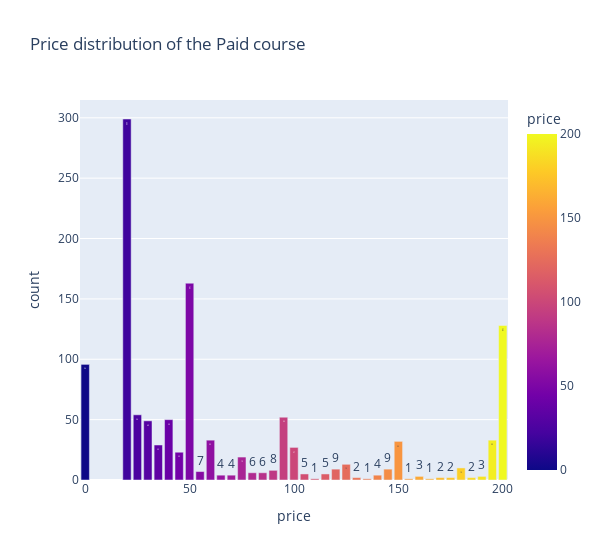

Here is the notebook cell this chart was saved with:
### Code cell
p=pd.crosstab(df[df["subject"]=="Business Finance"].is_paid,df.price).stack().reset_index(name='count')
fig=px.bar(p,x='price',y='count',text='count',color='price',title='Price distribution of the Paid course')
fig.update_layout(showlegend=False, width=600)
fig.show()

### Figure 1 — Plotly figure (JSON) as saved in the notebook; plotly's stock layout.template omitted (floating-point values rounded to 4 significant figures)
{"data": [{"alignmentgroup": "True", "hovertemplate": "price=%{marker.color}<br>count=%{text}<extra></extra>", "legendgroup": "", "marker": {"color": [0, 20, 25, 30, 35, 40, 45, 50, 55, 60, 65, 70, 75, 80, 85, 90, 95, 100, 105, 110, 115, 120, 125, 130, 135, 140, 145, 150, 155, 160, 165, 170, 175, 180, 185, 190, 195, 200, 0, 20, 25, 30, 35, 40, 45, 50, 55, 60, 65, 70, 75, 80, 85, 90, 95, 100, 105, 110, 115, 120, 125, 130, 135, 140, 145, 150, 155, 160, 165, 170, 175, 180, 185, 190, 195, 200], "coloraxis": "coloraxis"}, "name": "", "offsetgroup": "", "orientation": "v", "showlegend": false, "text": [96, 0, 0, 0, 0, 0, 0, 0, 0, 0, 0, 0, 0, 0, 0, 0, 0, 0, 0, 0, 0, 0, 0, 0, 0, 0, 0, 0, 0, 0, 0, 0, 0, 0, 0, 0, 0, 0, 0, 299, 54, 49, 29, 50, 23, 163, 7, 33, 4, 4, 19, 6, 6, 8, 52, 27, 5, 1, 5, 9, 13, 2, 1, 4, 9, 32, 1, 3, 1, 2, 2, 10, 2, 3, 33, 128], "textposition": "auto", "type": "bar", "x": [0, 20, 25, 30, 35, 40, 45, 50, 55, 60, 65, 70, 75, 80, 85, 90, 95, 100, 105, 110, 115, 120, 125, 130, 135, 140, 145, 150, 155, 160, 165, 170, 175, 180, 185, 190, 195, 200, 0, 20, 25, 30, 35, 40, 45, 50, 55, 60, 65, 70, 75, 80, 85, 90, 95, 100, 105, 110, 115, 120, 125, 130, 135, 140, 145, 150, 155, 160, 165, 170, 175, 180, 185, 190, 195, 200], "xaxis": "x", "y": [96, 0, 0, 0, 0, 0, 0, 0, 0, 0, 0, 0, 0, 0, 0, 0, 0, 0, 0, 0, 0, 0, 0, 0, 0, 0, 0, 0, 0, 0, 0, 0, 0, 0, 0, 0, 0, 0, 0, 299, 54, 49, 29, 50, 23, 163, 7, 33, 4, 4, 19, 6, 6, 8, 52, 27, 5, 1, 5, 9, 13, 2, 1, 4, 9, 32, 1, 3, 1, 2, 2, 10, 2, 3, 33, 128], "yaxis": "y"}], "layout": {"barmode": "relative", "coloraxis": {"colorbar": {"title": {"text": "price"}}, "colorscale": [[0, "#0d0887"], [0.1111, "#46039f"], [0.2222, "#7201a8"], [0.3333, "#9c179e"], [0.4444, "#bd3786"], [0.5556, "#d8576b"], [0.6667, "#ed7953"], [0.7778, "#fb9f3a"], [0.8889, "#fdca26"], [1, "#f0f921"]]}, "legend": {"tracegroupgap": 0}, "showlegend": false, "title": {"text": "Price distribution of the Paid course"}, "width": 600, "xaxis": {"anchor": "y", "domain": [0, 1], "title": {"text": "price"}}, "yaxis": {"anchor": "x", "domain": [0, 1], "title": {"text": "count"}}}}
